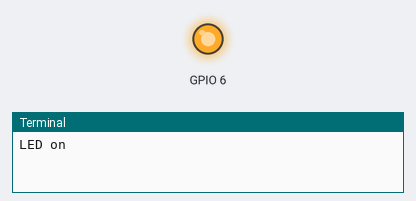
A program run on a simulated Raspberry Pi (BCM pin numbers). Parts: output pins drawn as LEDs (lit = HIGH), the last lines printed to the terminal. At 10.0 s the program stops and its outputs stay as they are.

Above: at 0.1 s.
At 10.1 s:
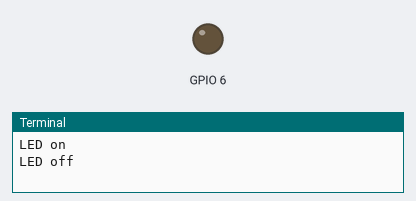
Timing chart, 0 to 11.5 s (numbered marks = the images above):
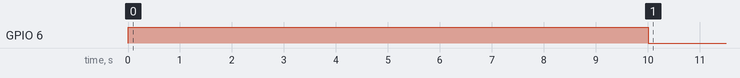

Measured:
- by itself, GPIO 6: LOW → HIGH at 0.00 s, → LOW 10.0 s later

The program:

Led.py
```python
#16-11-2018
#Encendre un Led

#Importem llibreries
import RPi.GPIO as GPIO
import time


GPIO.setmode(GPIO.BCM)
#GPIO.setwarnings(False)

#Definim numero de Pin
GPIO.setup(6,GPIO.OUT)


#Encenem Led
print "LED on"
GPIO.output(6,GPIO.HIGH)

#Esperem
time.sleep(10)

#Apaguem Led
print "LED off"
GPIO.output(6,GPIO.LOW)

GPIO.cleanup()
```
